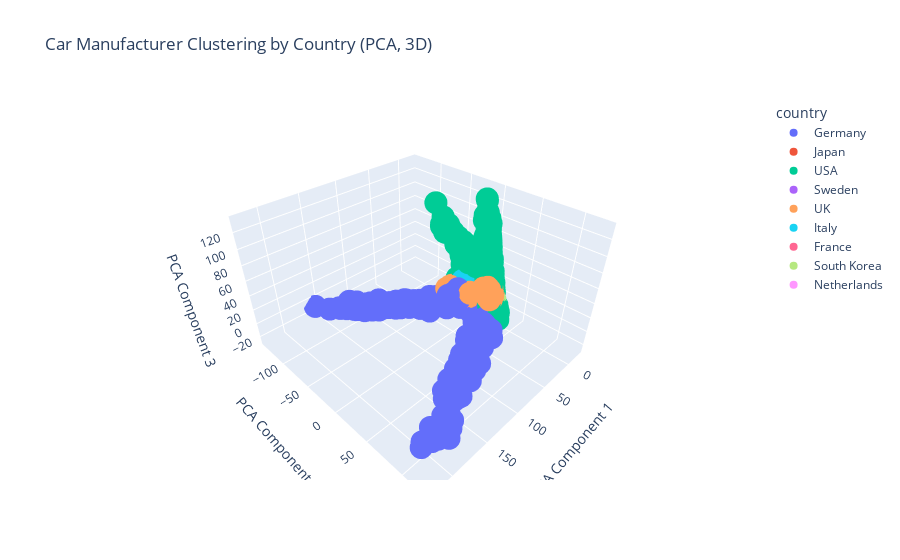

The code cell stored with this chart in its notebook:
### Code cell
# Interactive 3D visualization by country
fig_country = px.scatter_3d(
    df,
    x="PCA Component 1",
    y="PCA Component 2",
    z="PCA Component 3",
    color="country",
    hover_name="manufacturer",
    title="Car Manufacturer Clustering by Country (PCA, 3D)",
)
fig_country.show()

### Figure 1 — Plotly figure (JSON) as saved in the notebook; plotly's stock layout.template omitted (floating-point values rounded to 4 significant figures; data arrays with more than 128 entries replaced by an {"elided": "..."} marker saying what was removed)
{"data": [{"hovertemplate": "<b>%{hovertext}</b><br><br>country=Germany<br>PCA Component 1=%{x}<br>PCA Component 2=%{y}<br>PCA Component 3=%{z}<extra></extra>", "hovertext": {"elided": "1099 str values"}, "legendgroup": "Germany", "marker": {"color": "#636efa", "symbol": "circle"}, "mode": "markers", "name": "Germany", "scene": "scene", "showlegend": true, "type": "scatter3d", "x": {"elided": "1099 float values"}, "y": {"elided": "1099 float values"}, "z": {"elided": "1099 float values"}}, {"hovertemplate": "<b>%{hovertext}</b><br><br>country=Japan<br>PCA Component 1=%{x}<br>PCA Component 2=%{y}<br>PCA Component 3=%{z}<extra></extra>", "hovertext": {"elided": "757 str values"}, "legendgroup": "Japan", "marker": {"color": "#EF553B", "symbol": "circle"}, "mode": "markers", "name": "Japan", "scene": "scene", "showlegend": true, "type": "scatter3d", "x": {"elided": "757 float values"}, "y": {"elided": "757 float values"}, "z": {"elided": "757 float values"}}, {"hovertemplate": "<b>%{hovertext}</b><br><br>country=USA<br>PCA Component 1=%{x}<br>PCA Component 2=%{y}<br>PCA Component 3=%{z}<extra></extra>", "hovertext": {"elided": "2309 str values"}, "legendgroup": "USA", "marker": {"color": "#00cc96", "symbol": "circle"}, "mode": "markers", "name": "USA", "scene": "scene", "showlegend": true, "type": "scatter3d", "x": {"elided": "2309 float values"}, "y": {"elided": "2309 float values"}, "z": {"elided": "2309 float values"}}, {"hovertemplate": "<b>%{hovertext}</b><br><br>country=Sweden<br>PCA Component 1=%{x}<br>PCA Component 2=%{y}<br>PCA Component 3=%{z}<extra></extra>", "hovertext": ["Volvo", "Volvo", "Volvo", "Volvo", "Volvo", "Volvo", "Volvo", "Volvo", "Volvo", "Volvo", "Volvo", "Volvo", "Volvo", "Volvo", "Volvo", "Volvo", "Volvo", "Volvo", "Volvo", "Volvo", "Volvo", "Volvo", "Volvo", "Volvo", "Volvo", "Volvo", "Volvo", "Volvo", "Volvo", "Volvo", "Volvo", "Volvo", "Volvo", "Volvo", "Volvo", "Volvo", "Volvo", "Volvo", "Volvo", "Volvo", "Volvo", "Volvo", "Volvo", "Volvo", "Volvo", "Volvo", "Volvo", "Volvo", "Volvo", "Volvo", "Volvo", "Volvo", "Volvo", "Volvo", "Volvo", "Volvo", "Volvo", "Volvo", "Volvo", "Volvo", "Volvo", "Volvo", "Volvo", "Volvo", "Volvo", "Volvo", "Volvo", "Volvo", "Volvo", "Volvo", "Volvo", "Volvo", "Volvo", "Volvo", "Volvo", "Volvo", "Volvo", "Volvo", "Volvo", "Volvo", "Volvo", "Volvo", "Volvo", "Volvo", "Volvo", "Volvo"], "legendgroup": "Sweden", "marker": {"color": "#ab63fa", "symbol": "circle"}, "mode": "markers", "name": "Sweden", "scene": "scene", "showlegend": true, "type": "scatter3d", "x": [-1.623, 1.442, 5.078, 3.494, -2.853, -7.577, 8.965, 6.249, -2.669, -0.8295, 13.26, -3.149, -7.491, -1.708, 4.496, -12.76, 2.752, -5.691, 8.293, 6.926, -3.776, -13.8, 7.384, -10.98, -17.31, -8.06, -15.14, 2.67, 1.579, -9.852, -4.524, -12.17, 0.5957, 7.966, -0.5472, 0.7284, 3.926, -10.18, 5.202, -9.344, -14.14, -8.13, 6.501, 1.699, 1.141, -3.483, 2.547, -17.75, -5.881, -5.244, 6.678, -3.916, -5.361, -15.51, 1.24, -5.965, -0.3577, -4.35, 12.25, 5.504, 9.255, -2.348, -8.728, -9.548, -14.28, -4.369, -5.975, 1.029, 5.05, -9.67, 2.495, 14.17, -4.012, 15.91, -12.95, 7.908, -11.84, 5.45, 3.906, -3.423, -8.459, -6.916, -11.52, -14.51, -14.64, 2.426], "y": [7.967, 4.749, -2.4, 5.018, 0.6093, -1.915, 5.975, 2.769, -0.3992, 1.273, 8.251, 11.1, -5.98, 0.9616, -2.05, 0.3826, 3.629, -0.8167, 1.414, -1.194, 0.875, 5.397, -1.282, 5.189, 3.603, 6.084, 1.73, 1.572, 3.725, 2.958, 5.241, 4.831, 2.365, 5.614, -1.102, 3.857, 11.91, -2.555, -0.6317, 2.821, 2.412, 2.582, 2.56, -3.446, 7.974, -0.5485, 5.016, 1.262, -0.2432, 3.87, -6.799, 1.66, 0.2278, 4.437, -0.1556, 5.119, 8.576, 3.574, -2.717, -4.181, 0.2934, 2.849, 6.159, -0.5052, 4.268, -0.6117, 1.46, -1.211, -4.698, 2.006, 0.575, 9.159, -0.3395, -1.822, 8.632, 21.0, 1.837, 0.6907, 1.623, 1.882, -1.039, 1.028, 4.102, 4.378, 1.893, -1.091], "z": [-11.3, -7.606, -5.749, -12.08, -11.77, -15.27, -7.826, -10.86, -12.04, -10.16, -9.902, -9.276, -14.69, -10.11, -4.32, -13.55, -14.01, -12.84, -9.505, -5.809, -9.577, -12.8, -5.711, -11.09, -12.23, -8.362, -13.57, -9.076, -10.28, -11.86, -10.6, -11.67, -11.37, -6.882, -11.03, -8.59, -11.85, -10.65, -8.764, -11.62, -12.19, -13.11, -9.467, -8.699, -10.51, -7.513, -10.2, -10.48, -7.821, -12.74, -8.824, -11.66, -9.391, -13.05, -8.71, -12.3, -11.86, -10.68, -6.966, -10.14, -8.209, -10.63, -12.75, -14.18, -13.16, -13.78, -11.72, -9.903, -14.24, -13.45, -9.643, -9.276, -12.48, -8.292, -14.15, -9.486, -12.95, -7.015, -8.335, -11.66, -15.11, -14.55, -13.27, -13.08, -13.72, -9.887]}, {"hovertemplate": "<b>%{hovertext}</b><br><br>country=UK<br>PCA Component 1=%{x}<br>PCA Component 2=%{y}<br>PCA Component 3=%{z}<extra></extra>", "hovertext": {"elided": "453 str values"}, "legendgroup": "UK", "marker": {"color": "#FFA15A", "symbol": "circle"}, "mode": "markers", "name": "UK", "scene": "scene", "showlegend": true, "type": "scatter3d", "x": {"elided": "453 float values"}, "y": {"elided": "453 float values"}, "z": {"elided": "453 float values"}}, {"hovertemplate": "<b>%{hovertext}</b><br><br>country=Italy<br>PCA Component 1=%{x}<br>PCA Component 2=%{y}<br>PCA Component 3=%{z}<extra></extra>", "hovertext": {"elided": "255 str values"}, "legendgroup": "Italy", "marker": {"color": "#19d3f3", "symbol": "circle"}, "mode": "markers", "name": "Italy", "scene": "scene", "showlegend": true, "type": "scatter3d", "x": {"elided": "255 float values"}, "y": {"elided": "255 float values"}, "z": {"elided": "255 float values"}}, {"hovertemplate": "<b>%{hovertext}</b><br><br>country=France<br>PCA Component 1=%{x}<br>PCA Component 2=%{y}<br>PCA Component 3=%{z}<extra></extra>", "hovertext": ["Bugatti", "Bugatti", "Bugatti", "Bugatti", "Bugatti", "Bugatti", "Bugatti", "Bugatti", "Bugatti", "Bugatti", "Bugatti", "Bugatti", "Bugatti", "Bugatti", "Bugatti", "Bugatti", "Bugatti", "Bugatti", "Bugatti", "Bugatti", "Bugatti", "Bugatti", "Bugatti", "Bugatti", "Bugatti", "Bugatti", "Bugatti", "Bugatti", "Bugatti", "Bugatti", "Bugatti", "Bugatti", "Bugatti", "Bugatti", "Bugatti", "Bugatti", "Bugatti", "Bugatti", "Bugatti", "Bugatti", "Bugatti", "Bugatti", "Bugatti", "Bugatti", "Bugatti", "Bugatti", "Bugatti", "Bugatti", "Bugatti", "Bugatti"], "legendgroup": "France", "marker": {"color": "#FF6692", "symbol": "circle"}, "mode": "markers", "name": "France", "scene": "scene", "showlegend": true, "type": "scatter3d", "x": [8.455, -18.25, 9.949, -6.302, -8.124, 6.665, -2.984, 14.28, 2.473, -3.816, 12.52, 14.96, 7.472, -15.58, 6.271, 3.376, 1.369, 6.647, 12.15, 4.037, 12.2, 8.385, -16.09, 5.81, -14.05, -1.104, 5.78, -0.2784, -4.987, 1.084, 0.2837, 23.37, 12.46, 8.223, 16.61, 27.74, 7.541, 17.25, -2.857, 4.519, 16.38, -12.08, 11.55, -3.612, 7.479, 8.528, -17.11, -4.402, 2.928, -0.295], "y": [-0.6463, 3.83, -2.958, 6.264, 3.828, -3.183, -3.061, -1.537, 5.94, 1.532, -2.039, -3.991, -4.25, 7.237, 0.8739, -0.8475, -3.371, -6.969, -9.503, -0.9374, -8.726, -5.65, 6.764, -3.251, 5.791, 2.524, 0.3484, 3.793, 0.7866, 5.346, 12.15, -13.63, -10.24, 1.505, -4.073, -6.857, -5.062, 1.077, 5.282, -2.182, -7.296, 2.537, -6.411, -1.713, -3.466, -1.083, 1.579, -1.507, -5.853, -0.8687], "z": [1.317, -14.16, -2.793, -5.38, -11.75, -2.786, -10.47, 0.2636, -0.5123, 3.548, -1.199, -1.207, -7.126, -12.86, -0.8308, -3.713, -8.702, -7.308, -2.256, -1.132, -0.6381, -6.106, -12.86, -5.947, -6.556, -6.468, -0.3319, -4.42, -5.925, -1.224, 1.361, 0.4448, -7.475, 2.146, 0.8556, 6.548, -7.495, 7.469, -4.686, -1.522, -2.312, -11.13, -3.837, -9.829, 0.856, -3.881, -14.87, -7.374, -12.7, -6.926]}, {"hovertemplate": "<b>%{hovertext}</b><br><br>country=South Korea<br>PCA Component 1=%{x}<br>PCA Component 2=%{y}<br>PCA Component 3=%{z}<extra></extra>", "hovertext": {"elided": "320 str values"}, "legendgroup": "South Korea", "marker": {"color": "#B6E880", "symbol": "circle"}, "mode": "markers", "name": "South Korea", "scene": "scene", "showlegend": true, "type": "scatter3d", "x": {"elided": "320 float values"}, "y": {"elided": "320 float values"}, "z": {"elided": "320 float values"}}, {"hovertemplate": "<b>%{hovertext}</b><br><br>country=Netherlands<br>PCA Component 1=%{x}<br>PCA Component 2=%{y}<br>PCA Component 3=%{z}<extra></extra>", "hovertext": ["Spyker", "Spyker", "Spyker", "Spyker", "Spyker", "Spyker", "Spyker", "Spyker", "Spyker", "Spyker", "Spyker", "Spyker", "Spyker", "Spyker", "Spyker", "Spyker", "Spyker", "Spyker", "Spyker", "Spyker", "Spyker", "Spyker", "Spyker", "Spyker", "Spyker", "Spyker", "Spyker", "Spyker", "Spyker", "Spyker", "Spyker", "Spyker", "Spyker", "Spyker", "Spyker", "Spyker", "Spyker", "Spyker", "Spyker", "Spyker", "Spyker", "Spyker", "Spyker", "Spyker", "Spyker", "Spyker", "Spyker", "Spyker", "Spyker", "Spyker", "Spyker", "Spyker", "Spyker", "Spyker", "Spyker", "Spyker", "Spyker", "Spyker"], "legendgroup": "Netherlands", "marker": {"color": "#FF97FF", "symbol": "circle"}, "mode": "markers", "name": "Netherlands", "scene": "scene", "showlegend": true, "type": "scatter3d", "x": [-14.95, -10.9, -13.12, -4.996, -4.898, -12.26, -7.113, -13.52, -6.341, -6.292, -9.336, -6.286, -5.362, -10.08, -9.599, -15.09, -2.156, -7.82, 1.334, -11.63, -8.98, -13.71, -14.71, -7.795, -17.24, -7.5, -4.338, -15.12, -16.74, -11.27, -8.16, -6.806, -5.381, -7.504, -17.86, -2.709, -16.68, 0.6184, -12.04, -11.11, -3.806, -12.38, -4.832, -2.862, -13.73, -13.23, -11.53, -6.44, -13.33, -9.046, -10.44, -17.7, -5.485, -9.671, 0.05829, -11.99, -14.82, -18.58], "y": [3.479, 0.9907, 3.79, 2.532, 1.267, 4.313, 0.7817, 5.148, 2.692, 0.4201, 3.698, 5.43, 1.139, 0.8292, 1.691, 6.81, 3.955, 3.448, 4.446, 2.816, 1.934, 3.661, 2.594, 2.339, 3.196, 1.349, -0.5102, 4.818, 4.082, 1.437, 1.561, 1.874, 0.5582, 4.547, 6.246, 1.479, 4.955, 0.468, 2.644, 0.2302, -0.1287, 5.881, 0.2257, -0.03587, 1.03, 4.717, 1.413, 3.797, 1.944, 1.668, 0.6256, 4.312, 3.456, 1.117, 4.109, 3.747, 2.957, 4.42], "z": [-13.28, -13.14, 4.784, -11.67, -12.5, -15.08, -14.11, -13.0, -10.89, -13.58, -11.31, -9.137, -14.18, -8.409, -15.56, -11.07, -7.41, -11.4, -10.57, -15.12, -13.82, -11.68, 1.897, -15.52, -12.11, -11.87, -14.28, -13.14, -15.94, -11.41, -12.65, -10.36, -11.98, 15.83, -11.27, -11.23, -14.5, -10.83, -14.53, -13.77, -13.81, -10.85, -11.39, -11.21, -13.83, -13.13, -12.85, -9.934, -14.14, -14.96, -17.51, -15.05, -11.89, -12.34, -6.893, -1.234, -15.81, -12.98]}], "layout": {"legend": {"title": {"text": "country"}, "tracegroupgap": 0}, "scene": {"domain": {"x": [0, 1], "y": [0, 1]}, "xaxis": {"title": {"text": "PCA Component 1"}}, "yaxis": {"title": {"text": "PCA Component 2"}}, "zaxis": {"title": {"text": "PCA Component 3"}}}, "title": {"text": "Car Manufacturer Clustering by Country (PCA, 3D)"}}}
